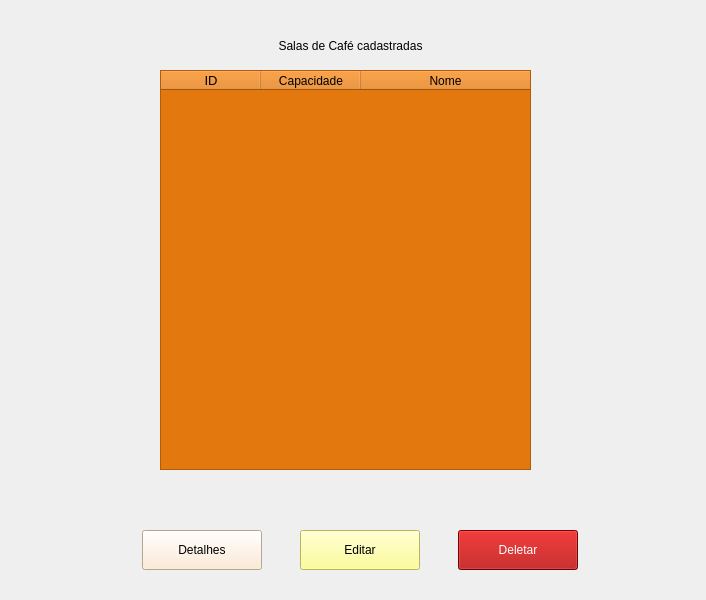
<?xml version="1.0" encoding="UTF-8"?>
<ui version="4.0">
 <class>Form</class>
 <widget class="QWidget" name="Form">
  <property name="geometry">
   <rect>
    <x>0</x>
    <y>0</y>
    <width>706</width>
    <height>600</height>
   </rect>
  </property>
  <property name="minimumSize">
   <size>
    <width>706</width>
    <height>600</height>
   </size>
  </property>
  <property name="maximumSize">
   <size>
    <width>706</width>
    <height>600</height>
   </size>
  </property>
  <property name="windowTitle">
   <string>Form</string>
  </property>
  <property name="styleSheet">
   <string notr="true"/>
  </property>
  <widget class="QWidget" name="horizontalLayoutWidget">
   <property name="geometry">
    <rect>
     <x>110</x>
     <y>510</y>
     <width>501</width>
     <height>80</height>
    </rect>
   </property>
   <layout class="QHBoxLayout" name="horizontalLayout">
    <item>
     <widget class="QPushButton" name="btnDetalhes">
      <property name="minimumSize">
       <size>
        <width>120</width>
        <height>40</height>
       </size>
      </property>
      <property name="maximumSize">
       <size>
        <width>120</width>
        <height>40</height>
       </size>
      </property>
      <property name="cursor">
       <cursorShape>PointingHandCursor</cursorShape>
      </property>
      <property name="styleSheet">
       <string notr="true">background-color: rgb(254, 230, 204);
font: 75 10pt &quot;MS Shell Dlg 2&quot;;</string>
      </property>
      <property name="text">
       <string>Detalhes</string>
      </property>
     </widget>
    </item>
    <item>
     <widget class="QPushButton" name="btnEditar">
      <property name="minimumSize">
       <size>
        <width>120</width>
        <height>40</height>
       </size>
      </property>
      <property name="maximumSize">
       <size>
        <width>120</width>
        <height>40</height>
       </size>
      </property>
      <property name="cursor">
       <cursorShape>PointingHandCursor</cursorShape>
      </property>
      <property name="styleSheet">
       <string notr="true">background-color: rgb(255, 255, 127);
font: 75 10pt &quot;MS Shell Dlg 2&quot;;</string>
      </property>
      <property name="text">
       <string>Editar</string>
      </property>
     </widget>
    </item>
    <item>
     <widget class="QPushButton" name="btnDeletar">
      <property name="minimumSize">
       <size>
        <width>120</width>
        <height>40</height>
       </size>
      </property>
      <property name="maximumSize">
       <size>
        <width>120</width>
        <height>40</height>
       </size>
      </property>
      <property name="cursor">
       <cursorShape>PointingHandCursor</cursorShape>
      </property>
      <property name="styleSheet">
       <string notr="true">background-color: rgb(170, 0, 0);
color: rgb(255, 255, 255);
font: 75 10pt &quot;MS Shell Dlg 2&quot;;</string>
      </property>
      <property name="text">
       <string>Deletar</string>
      </property>
     </widget>
    </item>
   </layout>
  </widget>
  <widget class="QTableWidget" name="tableWidget">
   <property name="geometry">
    <rect>
     <x>160</x>
     <y>70</y>
     <width>371</width>
     <height>400</height>
    </rect>
   </property>
   <property name="minimumSize">
    <size>
     <width>0</width>
     <height>400</height>
    </size>
   </property>
   <property name="maximumSize">
    <size>
     <width>16777215</width>
     <height>400</height>
    </size>
   </property>
   <property name="cursor" stdset="0">
    <cursorShape>PointingHandCursor</cursorShape>
   </property>
   <property name="styleSheet">
    <string notr="true">background-color: rgb(226, 120, 14);
font: 75 10pt &quot;MS Shell Dlg 2&quot;;</string>
   </property>
   <property name="verticalScrollBarPolicy">
    <enum>Qt::ScrollBarAsNeeded</enum>
   </property>
   <property name="horizontalScrollBarPolicy">
    <enum>Qt::ScrollBarAlwaysOff</enum>
   </property>
   <property name="sizeAdjustPolicy">
    <enum>QAbstractScrollArea::AdjustToContents</enum>
   </property>
   <property name="alternatingRowColors">
    <bool>true</bool>
   </property>
   <property name="selectionMode">
    <enum>QAbstractItemView::ExtendedSelection</enum>
   </property>
   <property name="textElideMode">
    <enum>Qt::ElideMiddle</enum>
   </property>
   <property name="gridStyle">
    <enum>Qt::DashDotDotLine</enum>
   </property>
   <property name="rowCount">
    <number>0</number>
   </property>
   <property name="columnCount">
    <number>3</number>
   </property>
   <attribute name="horizontalHeaderStretchLastSection">
    <bool>true</bool>
   </attribute>
   <column>
    <property name="text">
     <string>ID</string>
    </property>
    <property name="font">
     <font>
      <pointsize>10</pointsize>
     </font>
    </property>
   </column>
   <column>
    <property name="text">
     <string>Capacidade</string>
    </property>
   </column>
   <column>
    <property name="text">
     <string>Nome</string>
    </property>
   </column>
  </widget>
  <widget class="QLabel" name="label">
   <property name="geometry">
    <rect>
     <x>10</x>
     <y>10</y>
     <width>681</width>
     <height>71</height>
    </rect>
   </property>
   <property name="styleSheet">
    <string notr="true">
font: 14pt &quot;MS Shell Dlg 2&quot;;</string>
   </property>
   <property name="text">
    <string>Salas de Café cadastradas</string>
   </property>
   <property name="alignment">
    <set>Qt::AlignCenter</set>
   </property>
  </widget>
 </widget>
 <resources/>
 <connections/>
</ui>
